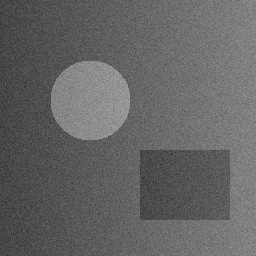
#> input picture Q15_mid_circle2/input.jpg, 256 x 256 px
$ python b_roberts.py
#> lines starting #> are read from the running program, lines starting #| are printed output that depends on the picture
# Roberts filter
import numpy as np
import matplotlib.pyplot as plt
from PIL import Image
from pathlib import Path

# input.jpg = any image kept in the same folder as this file
img = np.array(Image.open(Path(__file__).with_name("input.jpg")).convert("L"))
#> img is the input picture: shape (256, 256); min 41, max 175, mean 100.5


def convolve(image, k):
    h, w = image.shape
#> h = 256; w = 256
    p = np.pad(image.astype(float), 1, mode="edge")
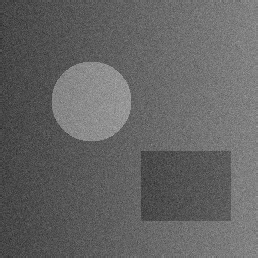
#> p: shape (258, 258) float64; min 41, max 175, mean 100.4
    out = np.zeros((h, w))
    for i in range(k.shape[0]):
        for j in range(k.shape[1]):
            out += k[i, j] * p[i:i + h, j:j + w]
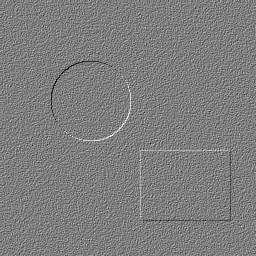
#> out: shape (256, 256) float64; min -74, max 75, mean -0.2; drawn with min black and max white
    return out

gx = np.array([[1, 0], [0, -1]])
gy = np.array([[0, 1], [-1, 0]])
mag = np.sqrt(convolve(img, gx) ** 2 + convolve(img, gy) ** 2)
#> after the loop in convolve (call 2), `for i in range(k.shape[0]):`:
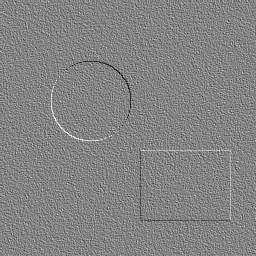
#> out: shape (256, 256) float64; min -78, max 74, mean 0.2; drawn with min black and max white
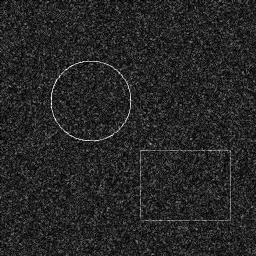
#> mag: shape (256, 256) float64; min 0, max 98.35, mean 15; drawn with min black and max white
out = mag / mag.max() * 255

plt.figure(figsize=(10, 5))
plt.subplot(1, 2, 1)
plt.imshow(img, cmap="gray", vmin=0, vmax=255)
plt.title("Original")
plt.subplot(1, 2, 2)
plt.imshow(out, cmap="gray", vmin=0, vmax=255)
plt.title("Roberts filter")
plt.show()
